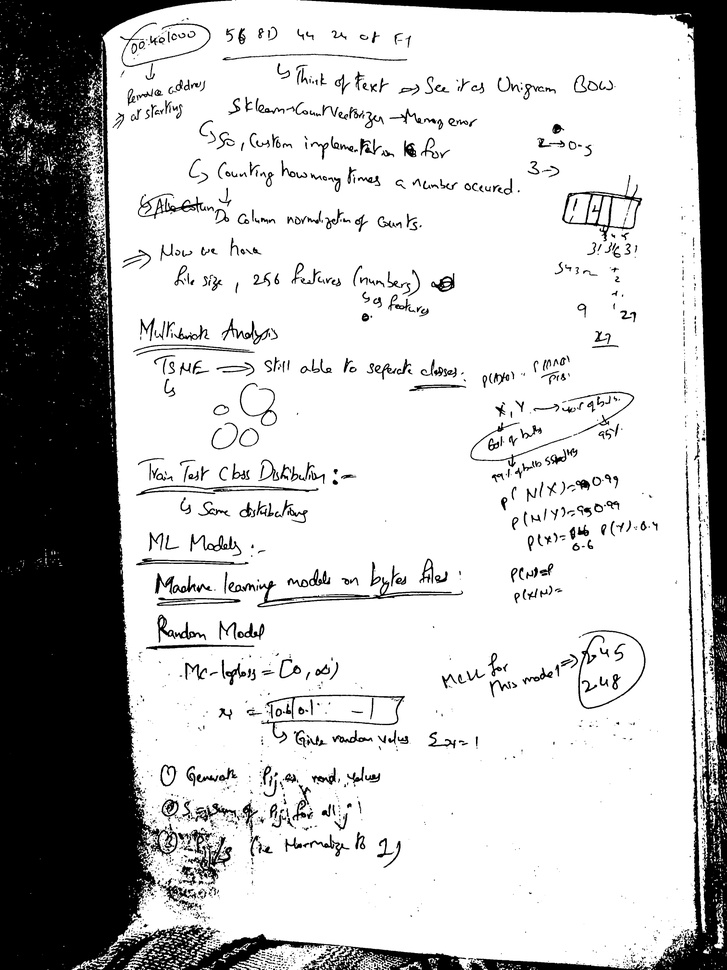
#> input picture A_Global_Thresholding (v = 127).jpg, 727 x 970 px, shrunk from 3024 x 4032 before the run; its folder holds only this picture in this run
$ python photo_doc_enhancer.py --image 'A_Global_Thresholding (v = 127).jpg'
#> lines starting #> are read from the running program, lines starting #| are printed output that depends on the picture; after the words box and inside, x2 and y2 are one past the last pixel; in counts of white or black regions, pixels touching at a corner belong together
import cv2
import numpy as np
import imageio
import argparse


# construct the argument parse and parse the arguments
ap = argparse.ArgumentParser()
ap.add_argument("-i", "--image", help = "path to the image file")
args = vars(ap.parse_args())

# load the image
img = cv2.imread(args["image"])
#> img is the input picture: shape (970, 727, 3); min 0, max 255, mean 191.1


#file="B.jpg"
#filename=file.split(".")[0]
file=args["image"]
filename=file.split(".")[0]

img = cv2.imread(file,0)
#> img: shape (970, 727); min 0, max 255, mean 191.1
img = cv2.medianBlur(img,5)
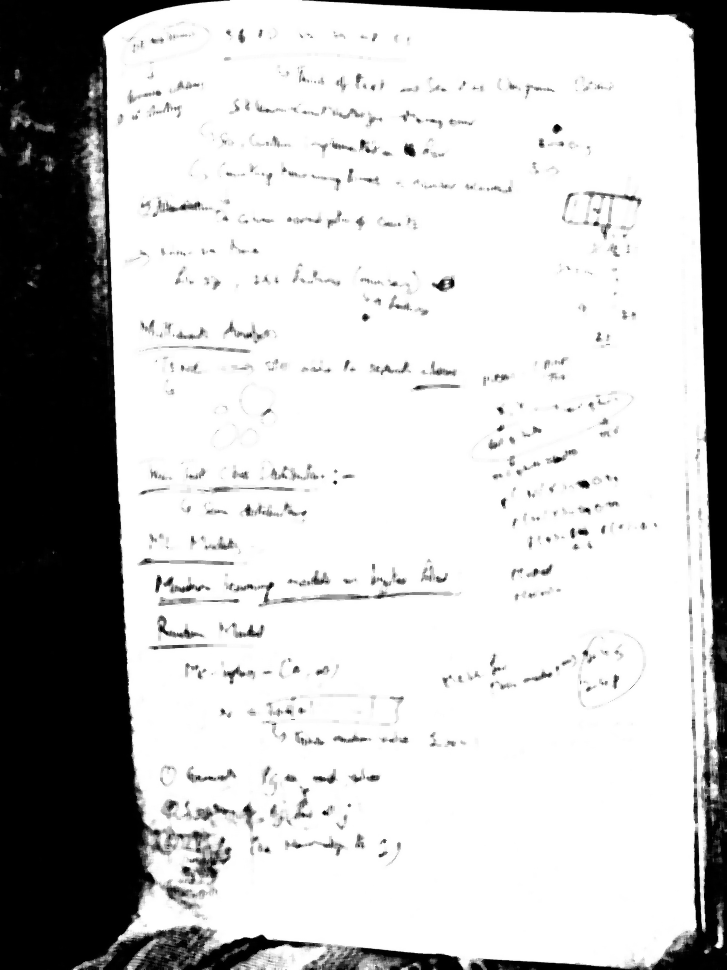
#> img: shape (970, 727); min 0, max 255, mean 195.8

ret,th1 = cv2.threshold(img,127,255,cv2.THRESH_BINARY)
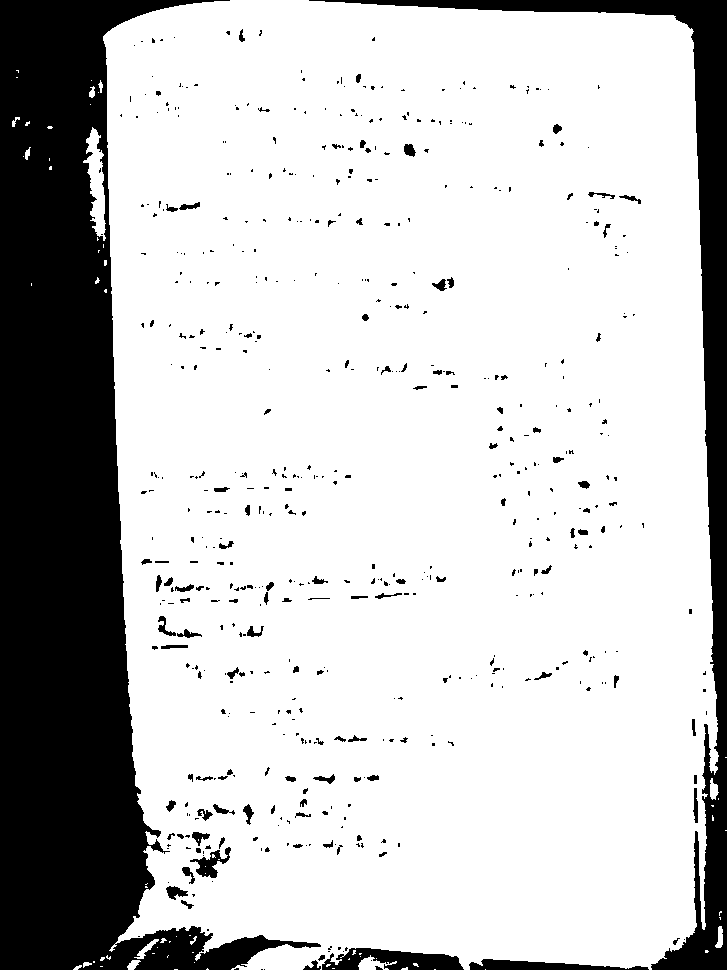
#> th1: shape (970, 727); 77.3% white; 551 black regions (425 under 20 px), largest, box (x1, y1, x2, y2) and area: (0, 0, 321, 970) 121368, (309, 0, 727, 970) 26884, (322, 948, 464, 970) 1977
th2 = cv2.adaptiveThreshold(img,255,cv2.ADAPTIVE_THRESH_MEAN_C,\
            cv2.THRESH_BINARY,11,2)
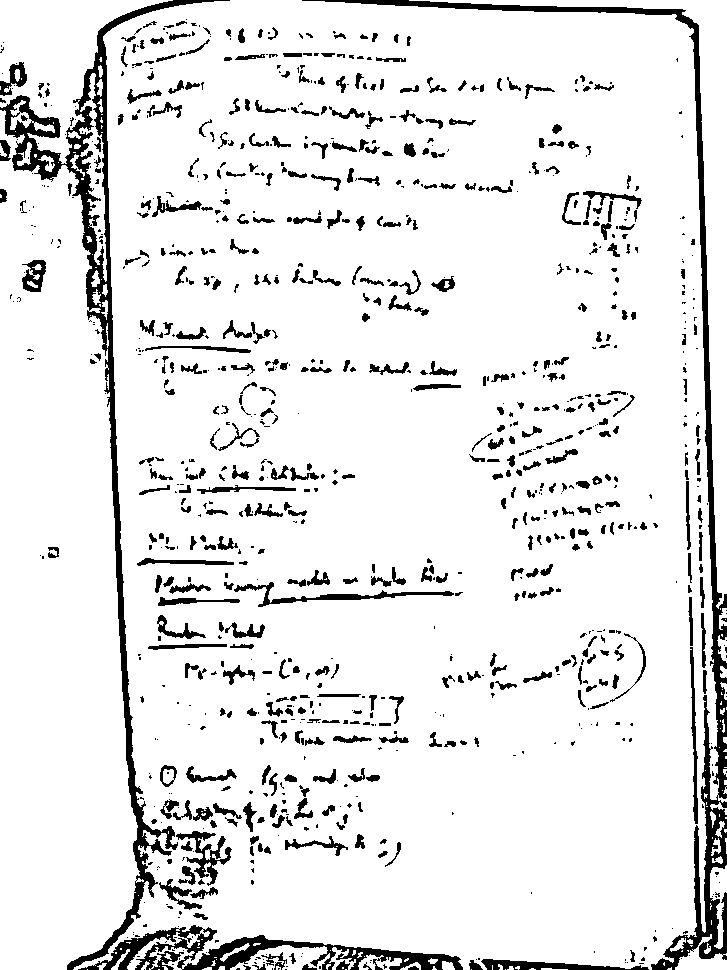
#> th2: shape (970, 727); 90.5% white; 1001 black regions (520 under 20 px), largest, box (x1, y1, x2, y2) and area: (0, 0, 230, 970) 12658, (302, 0, 727, 970) 11049, (78, 925, 463, 970) 5389
th3 = cv2.adaptiveThreshold(img,255,cv2.ADAPTIVE_THRESH_GAUSSIAN_C,\
            cv2.THRESH_BINARY,11,2)
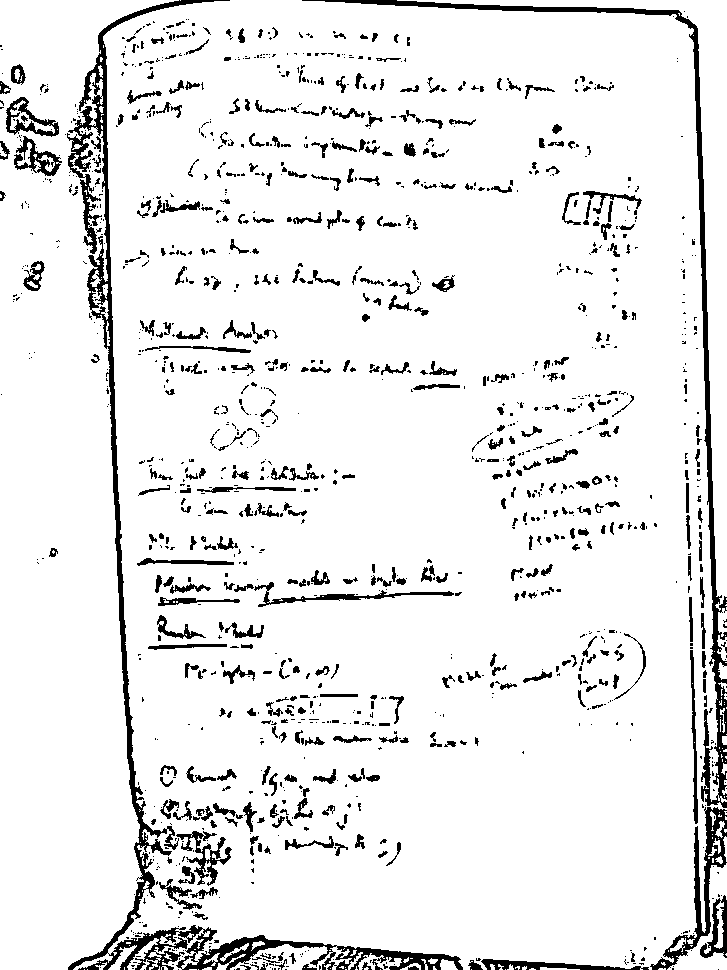
#> th3: shape (970, 727); 91.8% white; 1327 black regions (882 under 20 px), largest, box (x1, y1, x2, y2) and area: (67, 0, 463, 970) 13732, (302, 0, 727, 808) 6709, (650, 807, 727, 970) 2277

titles = ['Original_Image', 'Global_Thresholding (v = 127)',
            'Adaptive_Mean_Thresholding', 'Adaptive_Gaussian Thresholding']
images = [img, th1, th2, th3]

gif_images=[]
for i in range(0,4):
	cv2.namedWindow(titles[i],cv2.WINDOW_NORMAL)
	cv2.imshow(titles[i], images[i])
	cv2.imwrite(filename+"_"+titles[i]+".jpg",images[i])
	gif_images.append(imageio.imread(filename+"_"+titles[i]+".jpg"))
	cv2.waitKey(0)
imageio.mimsave(filename+"_gif.gif",gif_images)
